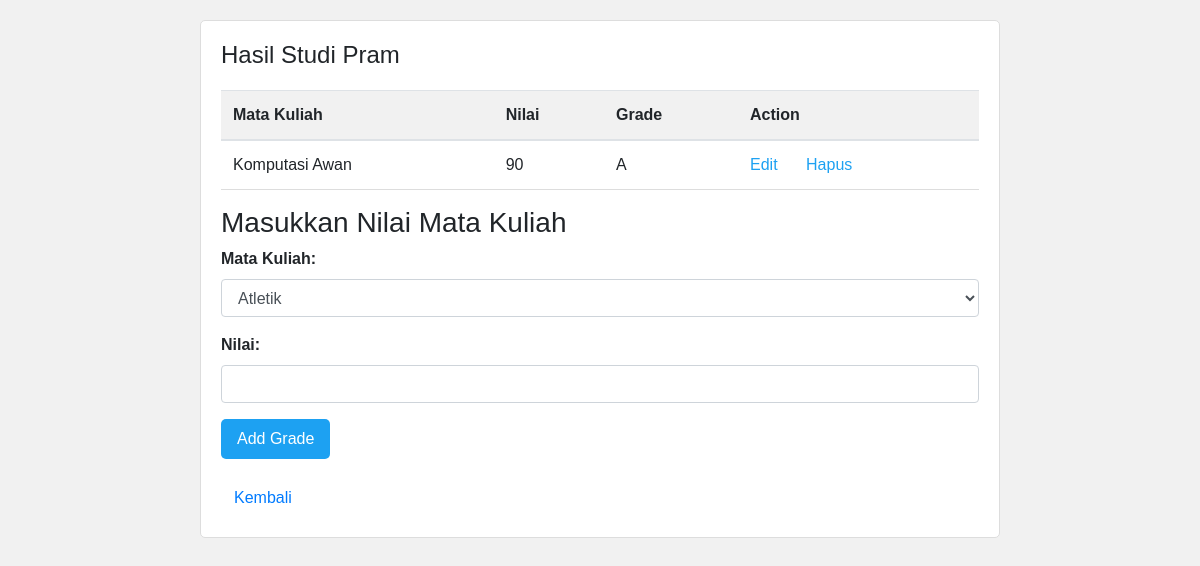
The app's page /view_grades.php?student_id=8 (signed in) with its own data.
### tables this page shows
CREATE TABLE `students` (
  `id` int(11) NOT NULL,
  `nim` varchar(20) NOT NULL,
  `name` varchar(255) NOT NULL,
  `program_studi` varchar(255) NOT NULL,
  `no_hp` varchar(20) NOT NULL
);

CREATE TABLE `grades` (
  `id` int(11) NOT NULL,
  `student_id` int(11) NOT NULL,
  `course_id` int(11) DEFAULT NULL,
  `course` varchar(255) NOT NULL,
  `nilai` float DEFAULT 0,
  `grade` char(1) DEFAULT 'E'
);

### view_grades.php (the view, shortened to what this page needs)
<?php
$servername = "localhost";
$username = "root";
$password = "";
$dbname = "university";
$conn = new mysqli($servername, $username, $password, $dbname);
$studentId = $_GET['student_id'];
$sql = "SELECT * FROM students WHERE id='$studentId'";
$studentResult = $conn->query($sql);
$student = $studentResult->fetch_assoc();
$sql = "SELECT * FROM grades WHERE student_id='$studentId'";
$gradesResult = $conn->query($sql);
$sqlCourses = "SELECT * FROM courses";
$coursesResult = $conn->query($sqlCourses);
?>
<!DOCTYPE html>
<html>
    <head>
        <link rel="stylesheet" href="https://stackpath.bootstrapcdn.com/bootstrap/4.5.0/css/bootstrap.min.css">
    </head>
    <body>
        <div class="container">
            <h2>Hasil Studi <?php echo $student['name']; ?></h2>
            <table class="table">
                <thead>
                    <tr>
                        <th>Mata Kuliah</th>
                        <th>Nilai</th>
                        <th>Grade</th>
                        <th>Action</th>
                    </tr>
                </thead>
                <tbody>
                    <?php
                    if ($gradesResult->num_rows > 0) {
                        while ($grade = $gradesResult->fetch_assoc()) {
                            echo "<tr>
                                <td>" . $grade['course'] . "</td>
                                <td>" . $grade['nilai'] . "</td>
                                <td>" . $grade['grade'] . "</td>
                                <td>
                                    <a href='edit_grade.php?id=" . $grade['id'] . "' class='mr-4'>Edit</a>
                                    <a href='delete_grade.php?id=" . $grade['id'] . "' onclick='return confirmDelete();'>Hapus</a>
                                </td>
                            </tr>";
                        }
                    } else {
                        echo "<tr><td colspan='4'>No grades found</td></tr>";
                    }
                    ?>
                </tbody>
            </table>
            <h3>Masukkan Nilai Mata Kuliah</h3>
            <form action="" method="POST">
                <div class="form-group">
                    <label>Mata Kuliah:</label>
                    <select name="mata_kuliah" class="form-control" required>
                        <?php
                        if ($coursesResult->num_rows > 0) {
                            while ($course = $coursesResult->fetch_assoc()) {
                                echo "<option value='" . $course['id'] . "'>" . $course['nama'] . "</option>";
                            }
                        } else {
                            echo "<option value=''>No courses available</option>";
                        }
                        ?>
                    </select>
                </div>
                <div class="form-group">
                    <label>Nilai:</label>
                    <input type="number" name="nilai" class="form-control" required>
                </div>
                <input type="submit" value="Add Grade" class="btn btn-primary">
            </form>
            <a href="index.php" class="btn btn-link">Kembali</a>
        </div>
    </body>
</html>

### view_grades.php (style rules this page uses)
body { font-family: Arial, sans-serif; background-color: #f1f1f1; padding: 20px; }
.container { max-width: 800px; margin: 0 auto; background-color: #fff; border: 1px solid #ddd; border-radius: 5px; padding: 20px; }
h2 { font-size: 24px; margin-bottom: 20px; }
table { width: 100%; margin-bottom: 20px; }
th, td { padding: 8px; border-bottom: 1px solid #ddd; }
th { background-color: #f1f1f1; }
form { margin-bottom: 20px; }
label { font-weight: bold; }
input[type="submit"] { padding: 8px 16px; background-color: #1da1f2; color: #fff; border: none; border-radius: 5px; cursor: pointer; }
a { color: #1da1f2; text-decoration: none; }

### records on screen
students: name "Pram"
grades: course "Komputasi Awan", nilai "90", grade "A"

### other values on screen
form field mata_kuliah "Atletik"
